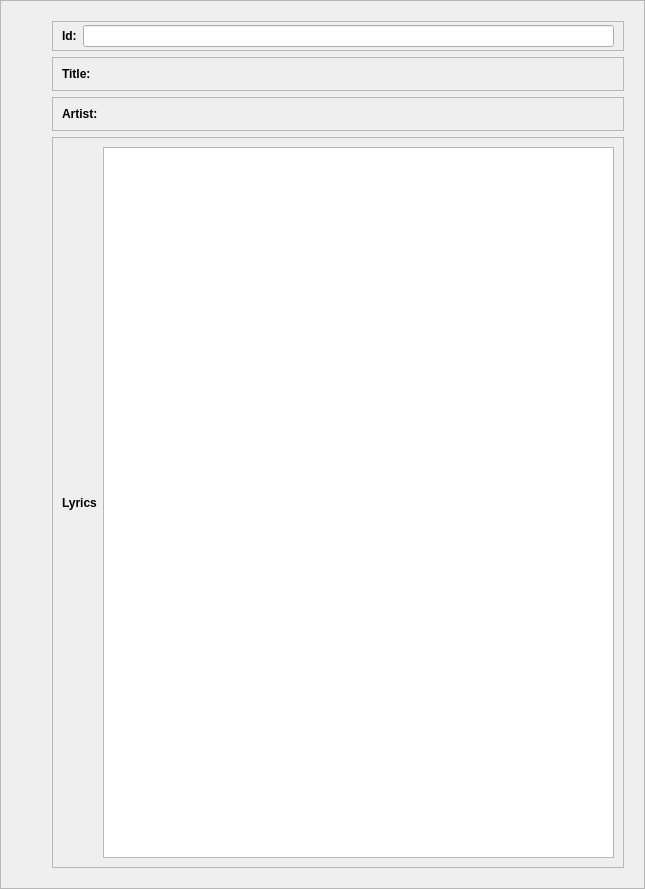
<?xml version="1.0" encoding="UTF-8"?>
<ui version="4.0">
 <class>Songlyrics</class>
 <widget class="QFrame" name="Songlyrics">
  <property name="geometry">
   <rect>
    <x>0</x>
    <y>0</y>
    <width>645</width>
    <height>889</height>
   </rect>
  </property>
  <property name="sizePolicy">
   <sizepolicy hsizetype="Preferred" vsizetype="Preferred">
    <horstretch>0</horstretch>
    <verstretch>0</verstretch>
   </sizepolicy>
  </property>
  <property name="maximumSize">
   <size>
    <width>8000</width>
    <height>5000</height>
   </size>
  </property>
  <property name="windowTitle">
   <string>Frame</string>
  </property>
  <property name="frameShape">
   <enum>QFrame::StyledPanel</enum>
  </property>
  <property name="frameShadow">
   <enum>QFrame::Raised</enum>
  </property>
  <layout class="QHBoxLayout" name="horizontalLayout_3">
   <item>
    <widget class="QFrame" name="frame_4">
     <property name="maximumSize">
      <size>
       <width>16777215</width>
       <height>3000</height>
      </size>
     </property>
     <property name="frameShape">
      <enum>QFrame::NoFrame</enum>
     </property>
     <property name="frameShadow">
      <enum>QFrame::Raised</enum>
     </property>
     <layout class="QVBoxLayout" name="verticalLayout_2">
      <item>
       <widget class="QLabel" name="imageLabel">
        <property name="text">
         <string/>
        </property>
       </widget>
      </item>
     </layout>
    </widget>
   </item>
   <item>
    <widget class="QFrame" name="frame_3">
     <property name="maximumSize">
      <size>
       <width>16777215</width>
       <height>4000</height>
      </size>
     </property>
     <property name="frameShape">
      <enum>QFrame::NoFrame</enum>
     </property>
     <property name="frameShadow">
      <enum>QFrame::Raised</enum>
     </property>
     <layout class="QVBoxLayout" name="verticalLayout">
      <item>
       <widget class="QFrame" name="idFrame">
        <property name="maximumSize">
         <size>
          <width>16777215</width>
          <height>40</height>
         </size>
        </property>
        <property name="frameShape">
         <enum>QFrame::StyledPanel</enum>
        </property>
        <property name="frameShadow">
         <enum>QFrame::Raised</enum>
        </property>
        <layout class="QHBoxLayout" name="horizontalLayout_13">
         <property name="topMargin">
          <number>3</number>
         </property>
         <property name="bottomMargin">
          <number>3</number>
         </property>
         <item>
          <widget class="QLabel" name="label_9">
           <property name="font">
            <font>
             <weight>75</weight>
             <bold>true</bold>
            </font>
           </property>
           <property name="text">
            <string>Id:</string>
           </property>
          </widget>
         </item>
         <item>
          <widget class="QLineEdit" name="idEdit">
           <property name="alignment">
            <set>Qt::AlignCenter</set>
           </property>
           <property name="readOnly">
            <bool>true</bool>
           </property>
          </widget>
         </item>
        </layout>
       </widget>
      </item>
      <item>
       <widget class="QFrame" name="frame_9">
        <property name="maximumSize">
         <size>
          <width>16777215</width>
          <height>35</height>
         </size>
        </property>
        <property name="frameShape">
         <enum>QFrame::StyledPanel</enum>
        </property>
        <property name="frameShadow">
         <enum>QFrame::Raised</enum>
        </property>
        <layout class="QHBoxLayout" name="horizontalLayout_9">
         <item>
          <widget class="QLabel" name="label_7">
           <property name="font">
            <font>
             <weight>75</weight>
             <bold>true</bold>
            </font>
           </property>
           <property name="text">
            <string>Title:</string>
           </property>
          </widget>
         </item>
         <item>
          <widget class="QLabel" name="titleLabel">
           <property name="text">
            <string/>
           </property>
          </widget>
         </item>
        </layout>
       </widget>
      </item>
      <item>
       <widget class="QFrame" name="frame_10">
        <property name="maximumSize">
         <size>
          <width>16777215</width>
          <height>35</height>
         </size>
        </property>
        <property name="frameShape">
         <enum>QFrame::StyledPanel</enum>
        </property>
        <property name="frameShadow">
         <enum>QFrame::Raised</enum>
        </property>
        <layout class="QHBoxLayout" name="horizontalLayout_10">
         <item>
          <widget class="QLabel" name="label_10">
           <property name="font">
            <font>
             <weight>75</weight>
             <bold>true</bold>
            </font>
           </property>
           <property name="text">
            <string>Artist:</string>
           </property>
          </widget>
         </item>
         <item>
          <widget class="QLabel" name="artistLabel">
           <property name="text">
            <string/>
           </property>
          </widget>
         </item>
        </layout>
       </widget>
      </item>
      <item>
       <widget class="QFrame" name="frame_13">
        <property name="sizePolicy">
         <sizepolicy hsizetype="Preferred" vsizetype="Preferred">
          <horstretch>0</horstretch>
          <verstretch>0</verstretch>
         </sizepolicy>
        </property>
        <property name="maximumSize">
         <size>
          <width>16777215</width>
          <height>1000</height>
         </size>
        </property>
        <property name="frameShape">
         <enum>QFrame::StyledPanel</enum>
        </property>
        <property name="frameShadow">
         <enum>QFrame::Raised</enum>
        </property>
        <layout class="QHBoxLayout" name="horizontalLayout_12">
         <item>
          <widget class="QLabel" name="label_8">
           <property name="font">
            <font>
             <weight>75</weight>
             <bold>true</bold>
            </font>
           </property>
           <property name="text">
            <string>Lyrics</string>
           </property>
          </widget>
         </item>
         <item>
          <widget class="QTextEdit" name="lyricsPlain">
           <property name="minimumSize">
            <size>
             <width>0</width>
             <height>100</height>
            </size>
           </property>
           <property name="textInteractionFlags">
            <set>Qt::TextSelectableByKeyboard|Qt::TextSelectableByMouse</set>
           </property>
          </widget>
         </item>
        </layout>
       </widget>
      </item>
     </layout>
    </widget>
   </item>
  </layout>
 </widget>
 <resources/>
 <connections/>
</ui>
